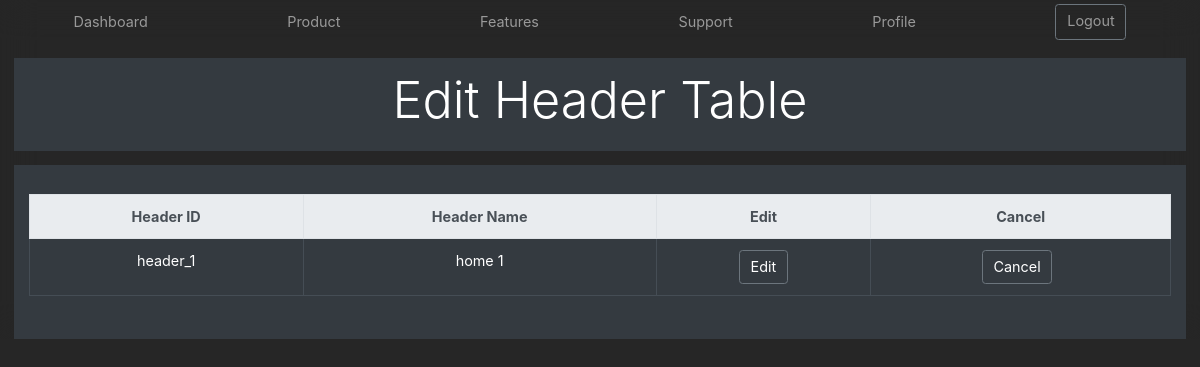
The app's page /Dashboard/editheaders/header_1/, older data.
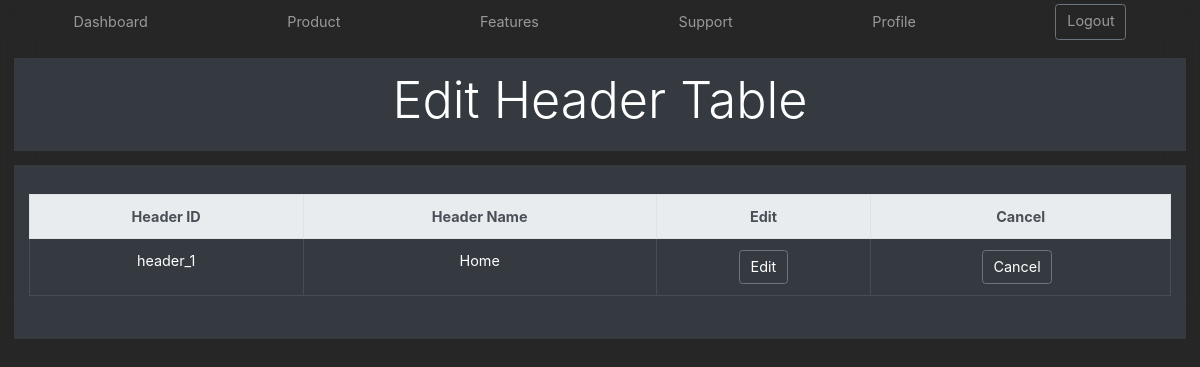
The same page, newer data.
### dashboard/models.py (models this page shows)
class userheader(models.Model):
    header_id = models.CharField (max_length=200,default='')
    header_name = models.CharField (max_length=200,default='')

### dashboard/views.py (the view)
# urls.py: url(r'^editheaders/(?P<header_id>[\w\-]+)/$',views.edittitle, name="editheaders"),
def edittitle(request, header_id):
    header_id=header_id
    linktotitle=userheader.objects.all().filter(header_id=header_id)
    return render(request, 'edittitle.html',{'linktotitle':linktotitle})

### dashboard/templates/edittitle.html (shortened to what this page needs)
{% load static %}
<!DOCTYPE html>
<html lang="en">
<head>
<link rel="stylesheet" href="https://stackpath.bootstrapcdn.com/bootstrap/4.4.1/css/bootstrap.min.css">
<link rel="stylesheet"  href="{% static 'dashboard/css/product.css'%}">
<link rel="stylesheet"  href="{% static 'dashboard/css/dialog.css'%}">
</head>
<body>
 <nav class="site-header py-1">
  <div class="container d-flex flex-column flex-md-row justify-content-between">
     <a class="py-2 d-none d-md-inline-block" href="/Dashboard">Dashboard</a>
    <a class="py-2 d-none d-md-inline-block" href="#">Product</a>
    <a class="py-2 d-none d-md-inline-block" href="#">Features</a>
    <a class="py-2 d-none d-md-inline-block" href="#">Support</a>
    <a class="py-2 d-none d-md-inline-block" href="/Dashboard/profile">Profile</a>
    <a class="btn btn-outline-secondary" href="/Dashboard/logout">Logout</a>
  </div>
</nav>
<div class="position-relative overflow-hidden p-3 p-md-1 m-md-3 text-center bg-dark">
  <div class="col-md-5 mx-auto">
    <h1 class="display-4 titleposition">Edit Header Table</h1>
 </div>
  </div>
<div class="d-md-flex flex-md-equal w-100 my-md-3 pl-md-3">
  <div class="bg-dark mr-md-3 px-md-3 text-center text-white overflow-hidden">
    <div class="my-3 py-3">
<table class="table table-dark table-hover table-bordered">
    <thead class="thead-light">
    <tr>
        <th scope="col">Header ID</th>
        <th scope="col">Header Name</th>
        <th scope="col">Edit</th>
        <th scope="col">Cancel</th>
    </tr>
    <thead>
    <tbody>
     {% for link in linktotitle %}
        <tr>
            <td>{{link.header_id}}</td>
            <td>{{link.header_name}}</td>
            <td><a href="{% url 'editingtitle' pk=link.pk %}"><button class="btn btn-outline-secondary btn-color">Edit</button></a></td>
            <td><button onclick="location.href='/Dashboard'" id="cancel" class="btn btn-outline-secondary btn-color" type="button" tabindex="0" title="Cancel" aria-label="Cancel">Cancel</button></td>
        </tr>
    {% endfor %}
    </tbody>
    </table>
    </div>
    </div>
    </div>
  </body>
</html>

Row changes from the older to the newer data that the page shows:
changed userheader "header_1": header_name "home 1" → "Home"
